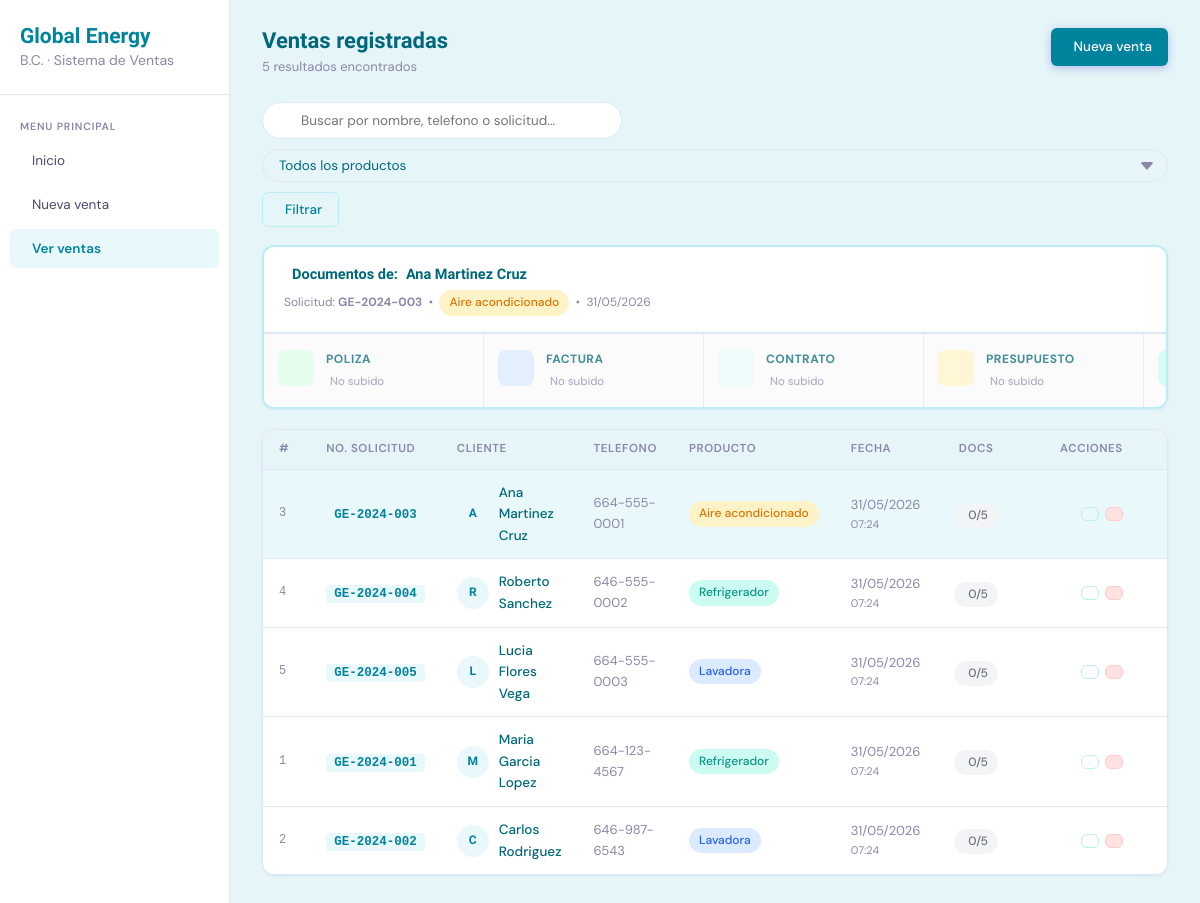
/listar_ventas.php?detalle=3, run on the app's committed database.
### tables this page shows
CREATE TABLE IF NOT EXISTS venta (
    id_venta        INT          AUTO_INCREMENT PRIMARY KEY,
    num_solicitud   VARCHAR(60)  NOT NULL,
    nombre_cliente  VARCHAR(120) NOT NULL,
    telefono        VARCHAR(20)  NOT NULL,
    producto        ENUM('Lavadora', 'Refrigerador', 'Aire acondicionado') NOT NULL,
    fecha_registro  TIMESTAMP    DEFAULT CURRENT_TIMESTAMP
);

### includes/conexion.php (called while the page is built, shortened)
<?php
function sanitizar(string $valor): string
{
    return htmlspecialchars(strip_tags(trim($valor)), ENT_QUOTES, 'UTF-8');
}
?>

### listar_ventas.php (the view, shortened to what this page needs)
<?php
require 'includes/conexion.php';
$busqueda       = sanitizar($_GET['q']        ?? '');
$filtroProducto = sanitizar($_GET['producto'] ?? '');
$where  = [];
$params = [];
$whereSQL = $where ? 'WHERE ' . implode(' AND ', $where) : '';
$sql = "
    SELECT v.id_venta, v.num_solicitud, v.nombre_cliente,
           v.telefono, v.producto, v.fecha_registro,
           COUNT(p.id_pdf) AS total_pdfs
    FROM venta v
    LEFT JOIN pdf p ON p.id_venta = v.id_venta
    {$whereSQL}
    GROUP BY v.id_venta
    ORDER BY v.fecha_registro DESC
";
$stmt = $pdo->prepare($sql);
$stmt->execute($params);
$ventas = $stmt->fetchAll();
$ventaDetalle = null;
$pdfsDetalle  = [];
if (isset($_GET['detalle'])) {
    $idDetalle = (int) $_GET['detalle'];
    $stmtD = $pdo->prepare("
        SELECT id_venta, num_solicitud, nombre_cliente, telefono, producto, fecha_registro
        FROM venta WHERE id_venta = ?
    ");
    $stmtD->execute([$idDetalle]);
    $ventaDetalle = $stmtD->fetch();
}
require 'includes/header.php';
function badge_producto(string $p): string {
    $mapa = [
        'Lavadora'           => ['badge-blue',   'Lavadora'],
        'Refrigerador'       => ['badge-teal',   'Refrigerador'],
        'Aire acondicionado' => ['badge-orange', 'Aire acondicionado'],
    ];
    [$clase, $label] = $mapa[$p] ?? ['badge-gray', $p];
    return '<span class="badge ' . $clase . '">' . htmlspecialchars($label) . '</span>';
}
$configPdf = [
    'Poliza'      => ['icon' => 'ti-shield-check',  'color' => 'slot-green',  'label' => 'Poliza'],
    'Factura'     => ['icon' => 'ti-receipt',        'color' => 'slot-blue',   'label' => 'Factura'],
    'Contrato'    => ['icon' => 'ti-file-text',      'color' => 'slot-purple', 'label' => 'Contrato'],
    'Presupuesto' => ['icon' => 'ti-calculator',     'color' => 'slot-orange', 'label' => 'Presupuesto'],
    'Tramite'     => ['icon' => 'ti-clipboard-list', 'color' => 'slot-teal',   'label' => 'Tramite'],
];
?>
<div class="topbar">
    <div>
        <div class="page-title">Ventas registradas</div>
        <div class="page-subtitle">
            <?= count($ventas) ?> resultado<?= count($ventas) !== 1 ? 's' : '' ?> encontrado<?= count($ventas) !== 1 ? 's' : '' ?>
        </div>
    </div>
    <a href="registrar_venta.php" class="btn btn-primary">
        <i class="ti ti-plus"></i> Nueva venta
    </a>
</div>
<form method="GET" action="listar_ventas.php" id="formFiltro">
    <div class="toolbar">
        <div class="search-wrap">
            <input type="text" name="q"
                   placeholder="Buscar por nombre, telefono o solicitud..."
                   value="<?= htmlspecialchars($busqueda) ?>"
                   class="search-input">
        </div>
        <select name="producto" class="form-control filter-select" onchange="this.form.submit()">
            <option value="">Todos los productos</option>
        </select>
        <button type="submit" class="btn btn-outline"><i class="ti ti-filter"></i> Filtrar</button>
    </div>
</form>
<?php if ($ventaDetalle): ?>
<div class="card detalle-panel" id="panelDetalle">
    <div class="card-header">
        <div>
            <h3 style="margin-bottom:4px">
                Documentos de: <strong><?= sanitizar($ventaDetalle['nombre_cliente']) ?></strong>
            </h3>
            <div style="font-size:12px;color:var(--muted)">
                Solicitud: <strong><?= sanitizar($ventaDetalle['num_solicitud']) ?></strong>
                &nbsp;&bull;&nbsp;
                <?= badge_producto($ventaDetalle['producto']) ?>
                &nbsp;&bull;&nbsp;
                <?= date('d/m/Y', strtotime($ventaDetalle['fecha_registro'])) ?>
            </div>
        </div>
        <a href="listar_ventas.php<?= $busqueda || $filtroProducto ? '?q='.urlencode($busqueda).'&producto='.urlencode($filtroProducto) : '' ?>"
           class="btn btn-ghost btn-sm btn-icon" title="Cerrar">
        </a>
    </div>
    <div class="detalle-pdf-grid">
        <?php foreach ($configPdf as $tipo => $cfg):
            $pdf = $pdfsDetalle[$tipo] ?? null; ?>
        <div class="detalle-pdf-card <?= $pdf ? 'tiene-pdf' : 'sin-pdf' ?>">
            <div class="detalle-pdf-icon <?= $cfg['color'] ?>">
            </div>
            <div class="detalle-pdf-body">
                <div class="detalle-pdf-tipo"><?= $cfg['label'] ?></div>
                <?php if ($pdf): ?>
                    <div class="detalle-pdf-nombre" title="<?= sanitizar($pdf['nombre_pdf']) ?>">
                        <?= sanitizar($pdf['nombre_pdf']) ?>
                    </div>
                    <div class="detalle-pdf-acciones">
                        <a href="<?= htmlspecialchars($pdf['ruta_archivo']) ?>" target="_blank" class="btn btn-ghost btn-sm">
                            <i class="ti ti-eye"></i> Ver
                        </a>
                        <a href="<?= htmlspecialchars($pdf['ruta_archivo']) ?>" download="<?= htmlspecialchars($pdf['nombre_pdf']) ?>" class="btn btn-outline btn-sm">
                            <i class="ti ti-download"></i> Descargar
                        </a>
                    </div>
                <?php else: ?>
                    <div class="detalle-pdf-faltante"><i class="ti ti-alert-circle"></i> No subido</div>
                <?php endif; ?>
            </div>
        </div>
        <?php endforeach; ?>
    </div>
</div>
<?php endif; ?>
<div class="card">
    <div class="table-wrap">
        <table>
            <thead>
                <tr>
                    <th style="width:48px">#</th>
                    <th>No. Solicitud</th>
                    <th>Cliente</th>
                    <th>Telefono</th>
                    <th>Producto</th>
                    <th>Fecha</th>
                    <th style="width:80px;text-align:center">Docs</th>
                    <th style="width:160px;text-align:center">Acciones</th>
                </tr>
            </thead>
            <tbody>
            <?php if (empty($ventas)): ?>
                <tr><td colspan="8">
                    <div class="empty-state">
                        <i class="ti ti-inbox"></i>
                        <p>No se encontraron ventas<?= $busqueda ? ' para "' . htmlspecialchars($busqueda) . '"' : '' ?>.</p>
                        <?php if (!$busqueda && !$filtroProducto): ?>
                            <a href="registrar_venta.php" class="btn btn-primary btn-sm">Registrar primera venta</a>
                        <?php endif; ?>
                    </div>
                </td></tr>
            <?php else: foreach ($ventas as $v): ?>
                <tr class="<?= isset($_GET['detalle']) && (int)$_GET['detalle'] === $v['id_venta'] ? 'fila-activa' : '' ?>">
                    <td class="td-id"><?= $v['id_venta'] ?></td>
                    <td><span class="td-solicitud"><?= sanitizar($v['num_solicitud']) ?></span></td>
                    <td>
                        <div class="td-with-avatar">
                            <div class="avatar"><?= strtoupper(mb_substr($v['nombre_cliente'], 0, 1)) ?></div>
                            <span class="td-name"><?= sanitizar($v['nombre_cliente']) ?></span>
                        </div>
                    </td>
                    <td class="td-muted"><?= sanitizar($v['telefono']) ?></td>
                    <td><?= badge_producto($v['producto']) ?></td>
                    <td class="td-muted">
                        <?= date('d/m/Y', strtotime($v['fecha_registro'])) ?>
                        <span class="td-hour"><?= date('H:i', strtotime($v['fecha_registro'])) ?></span>
                    </td>
                    <td style="text-align:center">
                        <span class="badge <?= $v['total_pdfs'] >= 5 ? 'badge-green' : ($v['total_pdfs'] > 0 ? 'badge-orange' : 'badge-gray') ?>">
                            <i class="ti ti-file-type-pdf"></i> <?= $v['total_pdfs'] ?>/5
                        </span>
                    </td>
                    <td>
                        <div class="acciones-row">
                            <a href="listar_ventas.php?detalle=<?= $v['id_venta'] ?><?= $busqueda ? '&q='.urlencode($busqueda) : '' ?><?= $filtroProducto ? '&producto='.urlencode($filtroProducto) : '' ?>"
                               class="btn btn-ghost btn-sm btn-icon" title="Ver documentos">
                            </a>
                            <a href="listar_ventas.php?editar=<?= $v['id_venta'] ?><?= $busqueda ? '&q='.urlencode($busqueda) : '' ?><?= $filtroProducto ? '&producto='.urlencode($filtroProducto) : '' ?>"
                               class="btn btn-outline btn-sm btn-icon" title="Editar venta">
                            </a>
                            <button type="button"
                                    class="btn btn-danger btn-sm btn-icon"
                                    title="Eliminar venta"
                                    onclick="confirmarEliminar(<?= $v['id_venta'] ?>, '<?= addslashes(sanitizar($v['nombre_cliente'])) ?>')">
                            </button>
                        </div>
                    </td>
                </tr>
            <?php endforeach; endif; ?>
            </tbody>
        </table>
    </div>
</div>
<?php require 'includes/footer.php'; ?>

### data on the page
venta: nombre_cliente "Ana Martinez Cruz", num_solicitud "GE-2024-003", fecha_registro "31/05/2026", id_venta "3", nombre_cliente "A", telefono "664-555-0001", label "Aire acondicionado", fecha_registro "07:24", total_pdfs "0"
venta: id_venta "4", num_solicitud "GE-2024-004", nombre_cliente "R", nombre_cliente "Roberto Sanchez", telefono "646-555-0002", label "Refrigerador", fecha_registro "31/05/2026", fecha_registro "07:24", total_pdfs "0"
venta: id_venta "5", num_solicitud "GE-2024-005", nombre_cliente "L", nombre_cliente "Lucia Flores Vega", telefono "664-555-0003", label "Lavadora", fecha_registro "31/05/2026", fecha_registro "07:24", total_pdfs "0"
venta: id_venta "1", num_solicitud "GE-2024-001", nombre_cliente "M", nombre_cliente "Maria Garcia Lopez", telefono "664-123-4567", label "Refrigerador", fecha_registro "31/05/2026", fecha_registro "07:24", total_pdfs "0"
venta: id_venta "2", num_solicitud "GE-2024-002", nombre_cliente "C", nombre_cliente "Carlos Rodriguez", telefono "646-987-6543", label "Lavadora", fecha_registro "31/05/2026", fecha_registro "07:24", total_pdfs "0"

### other printed values
count($ventas) "5"
$label "Aire acondicionado"
$cfg['label'] "POLIZA"
$cfg['label'] "FACTURA"
$cfg['label'] "CONTRATO"
$cfg['label'] "PRESUPUESTO"
